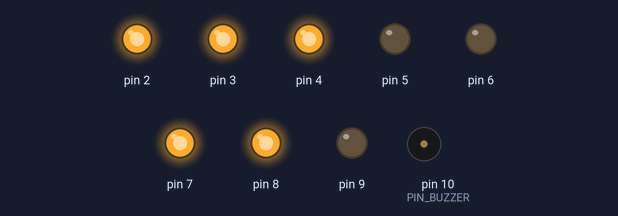
This sketch was run on a simulated Arduino Uno, built with avr-gcc and run on an emulated ATmega328P. Shown: output pins drawn as LEDs (lit = HIGH), buzzer (waves = sounding).

Above: at 0.5 s.
At 1.5 s:
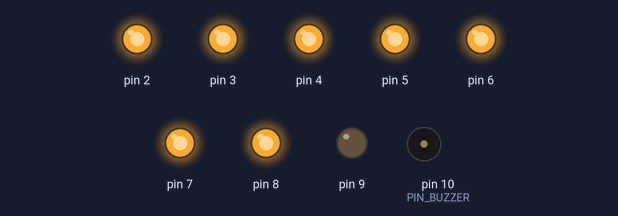
At 3.5 s:
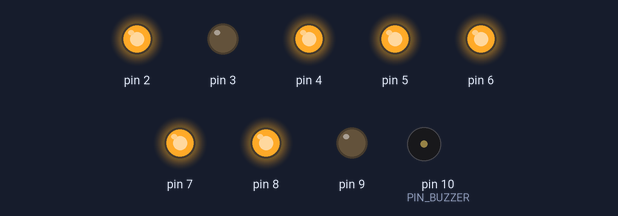
At 5.5 s:
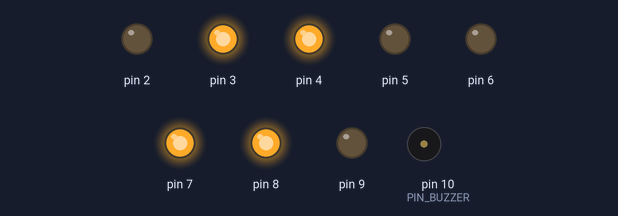
At 9.5 s:
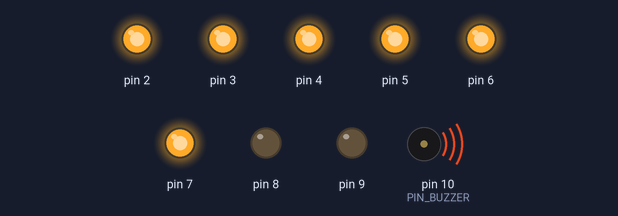
At 13.5 s:
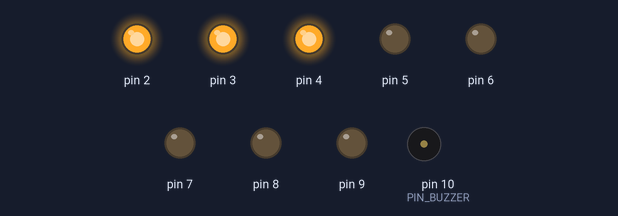
Timing chart, 0 to 14.3 s (numbered marks = the images above):
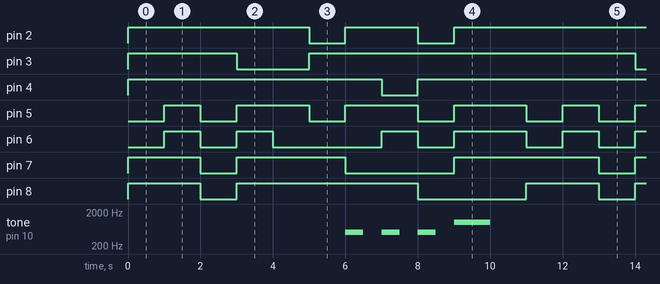

The sketch:

_7Segment.ino
```cpp
// 七段顯示器製作倒數功能 (v1)
/*
  2
7   3
  8
6   4
  5   9
*/
#define PIN_BUZZER 10
void setup() {
  pinMode(2, OUTPUT);
  pinMode(3, OUTPUT);
  pinMode(4, OUTPUT);
  pinMode(5, OUTPUT);
  pinMode(6, OUTPUT);
  pinMode(7, OUTPUT);
  pinMode(8, OUTPUT);
  pinMode(9, OUTPUT);
  pinMode(PIN_BUZZER, OUTPUT);
  digitalWrite(9, 0);  // 關閉小數點
}

void loop() {
  // 顯示數字 '9'
  digitalWrite(2, 1);
  digitalWrite(3, 1);
  digitalWrite(4, 1);
  digitalWrite(5, 0);
  digitalWrite(6, 0);
  digitalWrite(7, 1);
  digitalWrite(8, 1);
  delay(1000);
  // 顯示數字 '8'
  digitalWrite(2, 1);
  digitalWrite(3, 1);
  digitalWrite(4, 1);
  digitalWrite(5, 1);
  digitalWrite(6, 1);
  digitalWrite(7, 1);
  digitalWrite(8, 1);
  delay(1000);
  // 顯示數字 '7'
  digitalWrite(2, 1);
  digitalWrite(3, 1);
  digitalWrite(4, 1);
  digitalWrite(5, 0);
  digitalWrite(6, 0);
  digitalWrite(7, 0);
  digitalWrite(8, 0);
  delay(1000);
  // 顯示數字 '6'
  digitalWrite(2, 1);
  digitalWrite(3, 0);
  digitalWrite(4, 1);
  digitalWrite(5, 1);
  digitalWrite(6, 1);
  digitalWrite(7, 1);
  digitalWrite(8, 1);
  delay(1000);
  // 顯示數字 '5'
  digitalWrite(2, 1);
  digitalWrite(3, 0);
  digitalWrite(4, 1);
  digitalWrite(5, 1);
  digitalWrite(6, 0);
  digitalWrite(7, 1);
  digitalWrite(8, 1);
  delay(1000);
  // 顯示數字 '4'
  digitalWrite(2, 0);
  digitalWrite(3, 1);
  digitalWrite(4, 1);
  digitalWrite(5, 0);
  digitalWrite(6, 0);
  digitalWrite(7, 1);
  digitalWrite(8, 1);
  delay(1000);
  // 顯示數字 '3'
  digitalWrite(2, 1);
  digitalWrite(3, 1);
  digitalWrite(4, 1);
  digitalWrite(5, 1);
  digitalWrite(6, 0);
  digitalWrite(7, 0);
  digitalWrite(8, 1);
  tone(PIN_BUZZER, 500, 500);
  delay(1000);
  // 顯示數字 '2'
  digitalWrite(2, 1);
  digitalWrite(3, 1);
  digitalWrite(4, 0);
  digitalWrite(5, 1);
  digitalWrite(6, 1);
  digitalWrite(7, 0);
  digitalWrite(8, 1);
  tone(PIN_BUZZER, 500, 500);
  delay(1000);
  // 顯示數字 '1'
  digitalWrite(2, 0);
  digitalWrite(3, 1);
  digitalWrite(4, 1);
  digitalWrite(5, 0);
  digitalWrite(6, 0);
  digitalWrite(7, 0);
  digitalWrite(8, 0);
  tone(PIN_BUZZER, 500, 500);
  delay(1000);
  // 顯示數字 '0'
  digitalWrite(2, 1);
  digitalWrite(3, 1);
  digitalWrite(4, 1);
  digitalWrite(5, 1);
  digitalWrite(6, 1);
  digitalWrite(7, 1);
  digitalWrite(8, 0);
  // 暫停 2 秒鐘
  tone(PIN_BUZZER, 1000, 1000);
  delay(2000);
}
```

Measured:
- by itself, pin 2: repeats every 11.0 s: LOW 1.0 s, HIGH 2.0 s, LOW 1.0 s, HIGH 7.0 s
- by itself, pin 3: repeats every 11.0 s: LOW 2.0 s, HIGH 9.0 s
- by itself, pin 4: repeats every 11.0 s: LOW 1.0 s, HIGH 10.0 s
- by itself, pin 5: repeats every 11.0 s: 3 × (LOW 1.0 s, HIGH 2.0 s), LOW 1.0 s, HIGH 1.0 s
- by itself, pin 6: repeats every 11.0 s: LOW 1.0 s, HIGH 1.0 s, LOW 3.0 s, HIGH 1.0 s, LOW 1.0 s, HIGH 2.0 s, LOW 1.0 s, HIGH 1.0 s
- by itself, pin 7: repeats every 11.0 s: LOW 1.0 s, HIGH 3.0 s, LOW 3.0 s, HIGH 4.0 s
- by itself, pin 8: repeats every 11.0 s: LOW 1.0 s, HIGH 5.0 s, LOW 3.0 s, HIGH 2.0 s
- by itself, tone on pin 10 (PIN_BUZZER): repeats every 11.0 s: 2 × (silent 0.50 s, 500 Hz 0.50 s), silent 0.50 s, 1000 Hz 1.0 s, silent 7.0 s, 500 Hz 0.50 s
